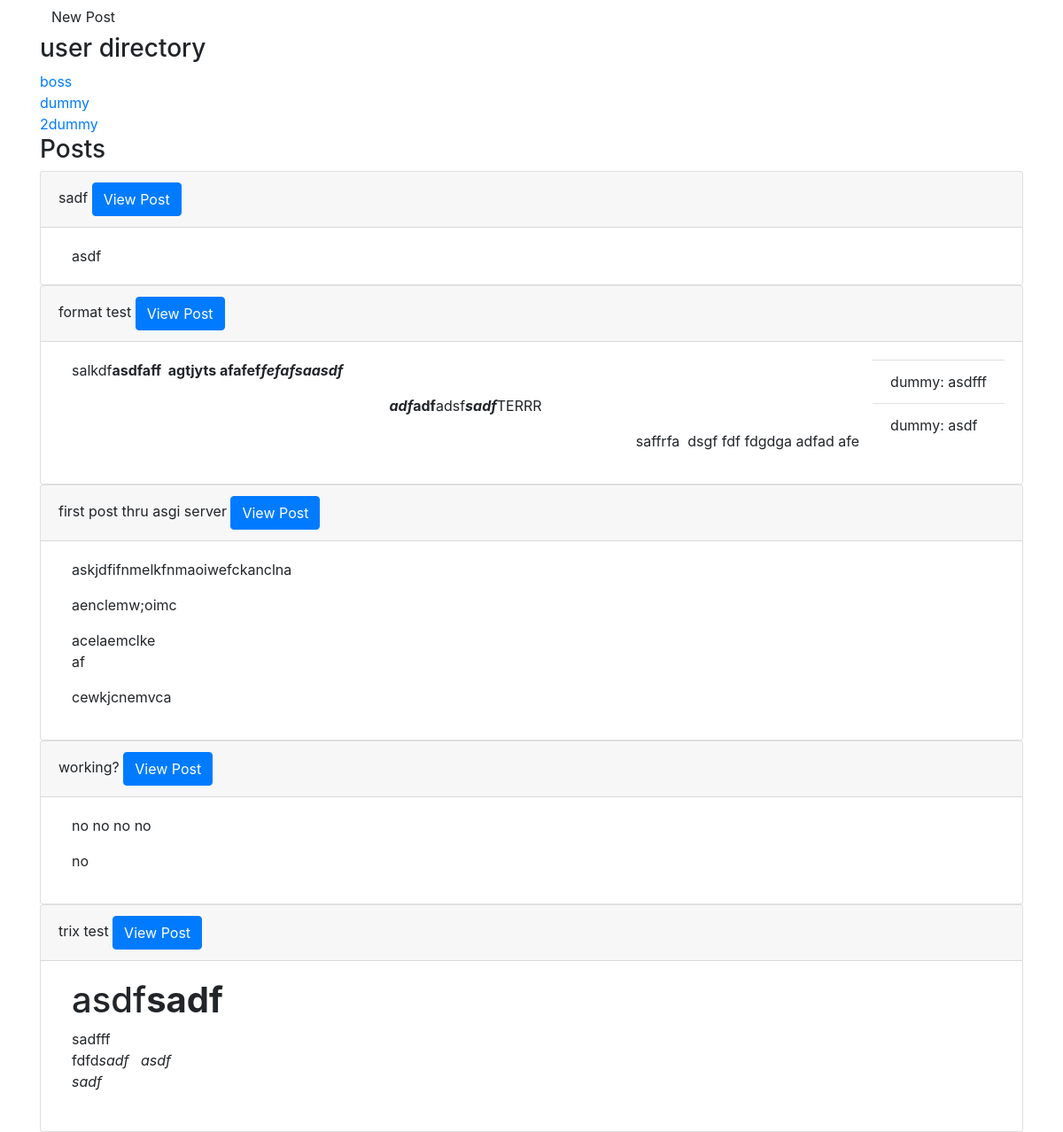
The page /charapp/ (signed in) on the database its author committed.
### charapp/models.py (models this page shows, shortened)
class Post(models.Model):
    user = models.ForeignKey(User, related_name = 'posts', on_delete = models.CASCADE)
    text = models.TextField()
    title = models.CharField(max_length = 50, blank=True, null=True)
    date_created = models.DateTimeField(auto_now_add = True)
    upload = models.FileField(upload_to='uploads/', blank = True, null = True)

class Comment(models.Model):
    user = models.ForeignKey(User, related_name = 'comments', on_delete = models.CASCADE)
    text = models.TextField()
    date_created = models.DateTimeField(auto_now_add = True)
    post = models.ForeignKey(Post, related_name = 'comments', on_delete = models.CASCADE)
    def __str__(self):
        return f'{self.user.username}: {self.text}'

### charapp/views.py (the view)
# urls.py: path('', views.userhome, name='userhome'),
def userhome(request):
    posts = request.user.posts.all()
    userlist = User.objects.all()
    context = {
        'posts':posts,
        'userlist':userlist,
    }
    return render(request, 'charapp/userhome.html', context)

### charapp/templates/charapp/userhome.html (shortened to what this page needs)
{% extends 'charbucket/base.html' %}
{% block content%}
    <div class="container">
        <button class="btn" data-toggle="collapse" data-target="#nu_post_form">New Post</button>
    </div>
    <div class="container">
        <h3>user directory</h3>
        {% for user in userlist %}
        <a href="{% url 'charapp:profile' user.username %}">{{user}}</a> <br>
        {% endfor %}
    </div>
    <div class="container">
        <h3>Posts</h3>
        {% for post in posts %}
        <div class="card">
            <div class="card-header">
                {{post.title}}
                <a class="btn btn-primary" href="{% url 'charapp:post_table' post.id %}">View Post</a>
            </div>
            <div class="card-body d-flex">
                <div class="card-text col-sm">
                    {{post.text|safe}}
                </div>
                <ul class="list-group list-group-flush">
                    {% for comment in post.comments.all %}
                    <li class="list-group-item">{{comment}}</li>
                    {% endfor %}
                </ul>
            </div>
        </div>
        {% endfor %}
    </div>
{% endblock %}

### rows shown on the page
Post: title "sadf", text "asdf"
Post: title "format test", text "salkdf asdfaff agtjyts afafef fefafsaasdf adf adf adsf sadf TERRR saffrfa dsgf fdf fdgdga adfad afe"
Comment: user+text "dummy: asdfff"
Comment: user+text "dummy: asdf"
Post: title "first post thru asgi server", text "askjdfifnmelkfnmaoiwefckanclna aenclemw;oimc acelaemclke af cewkjcnemvca"
Post: title "working?", text "no no no no no"
Post: title "trix test", text "asdf sadf sadfff fdfd sadf asdf sadf"

### other values the page prints
{{ user }} "boss"
{{ user }} "dummy"
{{ user }} "2dummy"
